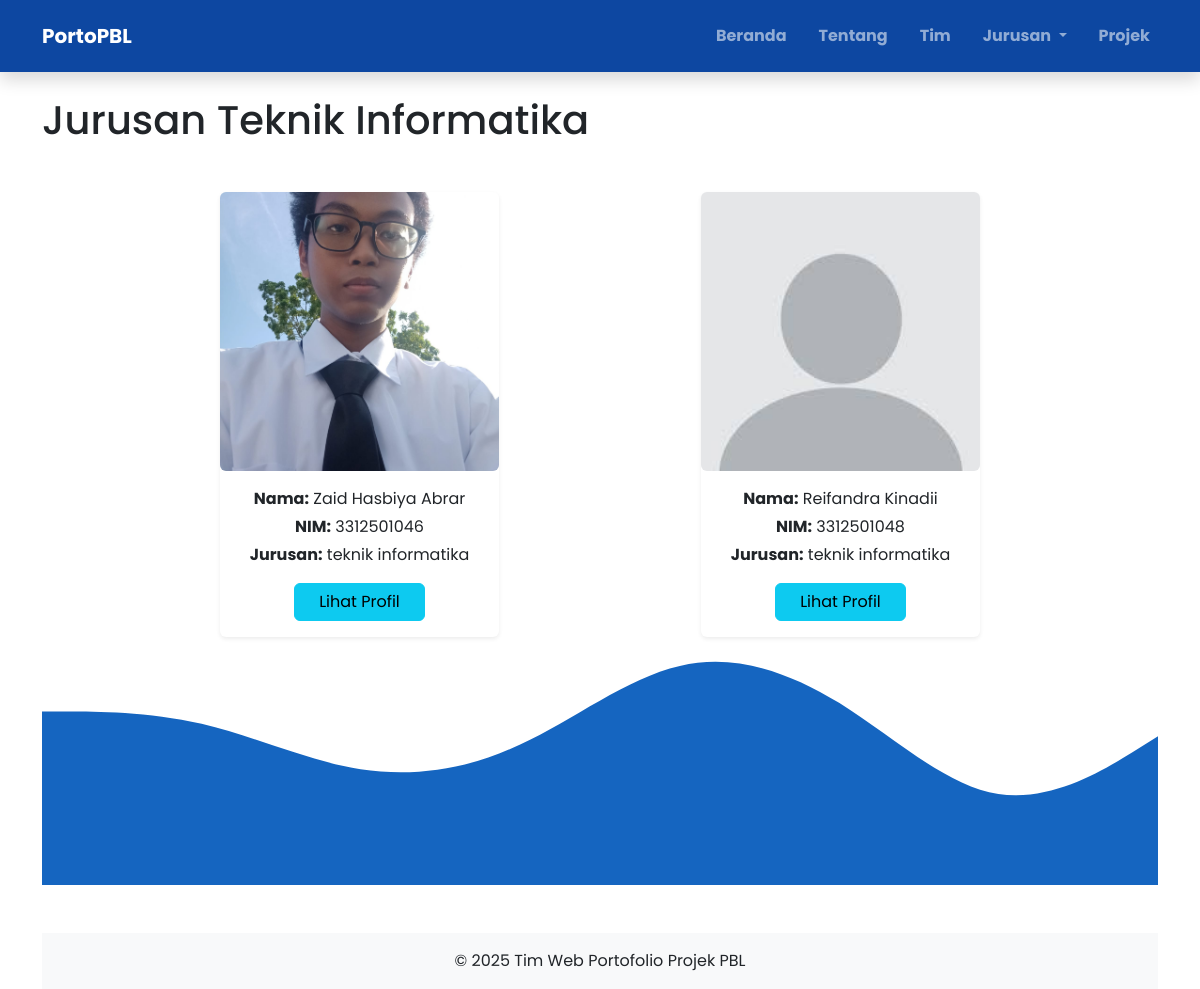
The app's page /jurusan_if.php with its own data.
### tables this page shows
CREATE TABLE `users` (
  `id` int(11) NOT NULL,
  `nama` varchar(100) NOT NULL,
  `username` varchar(255) NOT NULL,
  `password` varchar(255) NOT NULL,
  `foto_profil` varchar(255) DEFAULT NULL,
  `deskripsi_diri` varchar(255) DEFAULT NULL,
  `prestasi` varchar(255) DEFAULT NULL,
  `jurusan` enum('teknik mesin','teknik informatika','teknik elektro','manajemen bisnis') DEFAULT NULL,
  `role` enum('mahasiswa','dosen','admin') NOT NULL
);

### jurusan_if.php (the view, shortened to what this page needs)
<?php
include 'koneksi.php';
$query = "SELECT * FROM users WHERE jurusan = 'teknik informatika' AND role='mahasiswa'";
$data = mysqli_query($koneksi, $query);
?>
<!DOCTYPE html>
<html lang="en">
<head>
  <link rel="stylesheet" href="css/bootstrap.min.css">
  <link rel="stylesheet" href="styles.css" type="text/css">
</head>
<body>
  <?php include 'layouts/navbar_publik.php'; ?>
  <div class="container">
    <h1 class="my-5 pt-5">Jurusan Teknik Informatika</h1>
    <?php if (mysqli_num_rows($data) > 0 ) : ?>
     <div class="d-flex flex-wrap justify-content-evenly align-items-start gap-4">
        <?php while ($row = mysqli_fetch_assoc($data)): ?>
          <?php
          $foto = !empty($row['foto_profil']) ? "asset/profil/" . $row['foto_profil'] : "tim/profil-kosong.jpeg";
        ?>
      <div class="col-md-4 col-lg-3">
        <div class="card shadow-sm border-0 h-100">
          <div class="ratio ratio-1x1">
            <img src="<?= $foto ?>" class="card-img-top rounded-2" alt="Foto Mahasiswa" style="object-fit: cover;">
          </div>
          <div class="card-body text-center">
            <p class="mb-1"><strong>Nama:</strong> <?= $row['nama']; ?></p>
            <p class="mb-1"><strong>NIM:</strong> <?=  $row['username']; ?></p>
            <p class="mb-3"><strong>Jurusan:</strong> <?= $row['jurusan']; ?></p>
            <a href="lihat_profil_mhs.php?id=<?= $row['id']; ?>" class="btn btn-info px-4">Lihat Profil</a>
          </div>
        </div>
      </div>
      <?php endwhile;?>
      <?php else: ?>
        <h2>Belum ada mahasiswa</h2>
    </div>
    <?php endif; ?>
  </div>
  <img src="asset/wave-dark-blue.svg">
  <footer class="text-center py-3 bg-light mt-5">
    &copy; <span>2025</span> Tim Web Portofolio Projek PBL
  </footer>
</body>
</html>

### layouts/navbar_publik.php (shortened to what this page needs)
<nav class="navbar navbar-expand-lg navbar-dark py-3 bg-dark-blue shadow fixed-top">
    <div class="container">
      <a class="navbar-brand fw-bold" href="index.php">PortoPBL</a>
      <div class="collapse navbar-collapse" id="navbarNavDropdown">
        <ul class="navbar-nav ms-auto d-flex gap-3 text-center pt-lg-0 pt-4">
          <li class="nav-item">
            <a class="nav-link fw-bold" href="index.php">Beranda</a>
          </li>
          <li class="nav-item">
            <a class="nav-link fw-bold" href="#tentang">Tentang</a>
          </li>
          <li class="nav-item">
            <a class="nav-link fw-bold" href="#tim">Tim</a>
          </li>
          <li class="nav-item dropdown">
          <a class="nav-link dropdown-toggle fw-bold" href="#" id="navbarDropdownMenuLink"
            role="button" data-bs-toggle="dropdown" aria-expanded="false">
            Jurusan
          </a>
        </li>
          <li class="nav-item">
            <a class="nav-link fw-bold" href="projek.php">Projek</a>
          </li>
        </ul>
      </div>
    </div>
  </nav>

### styles.css (style rules this page uses)
body { font-family: 'Poppins','Sans-serif'; }
.bg-dark-blue { background-color: #0d47a1 !important; }

### records on screen
users: foto_profil (picture), nama "Zaid Hasbiya Abrar", username "3312501046", jurusan "teknik informatika"
users: shows a picture, nama "Reifandra Kinadii", username "3312501048", jurusan "teknik informatika"
